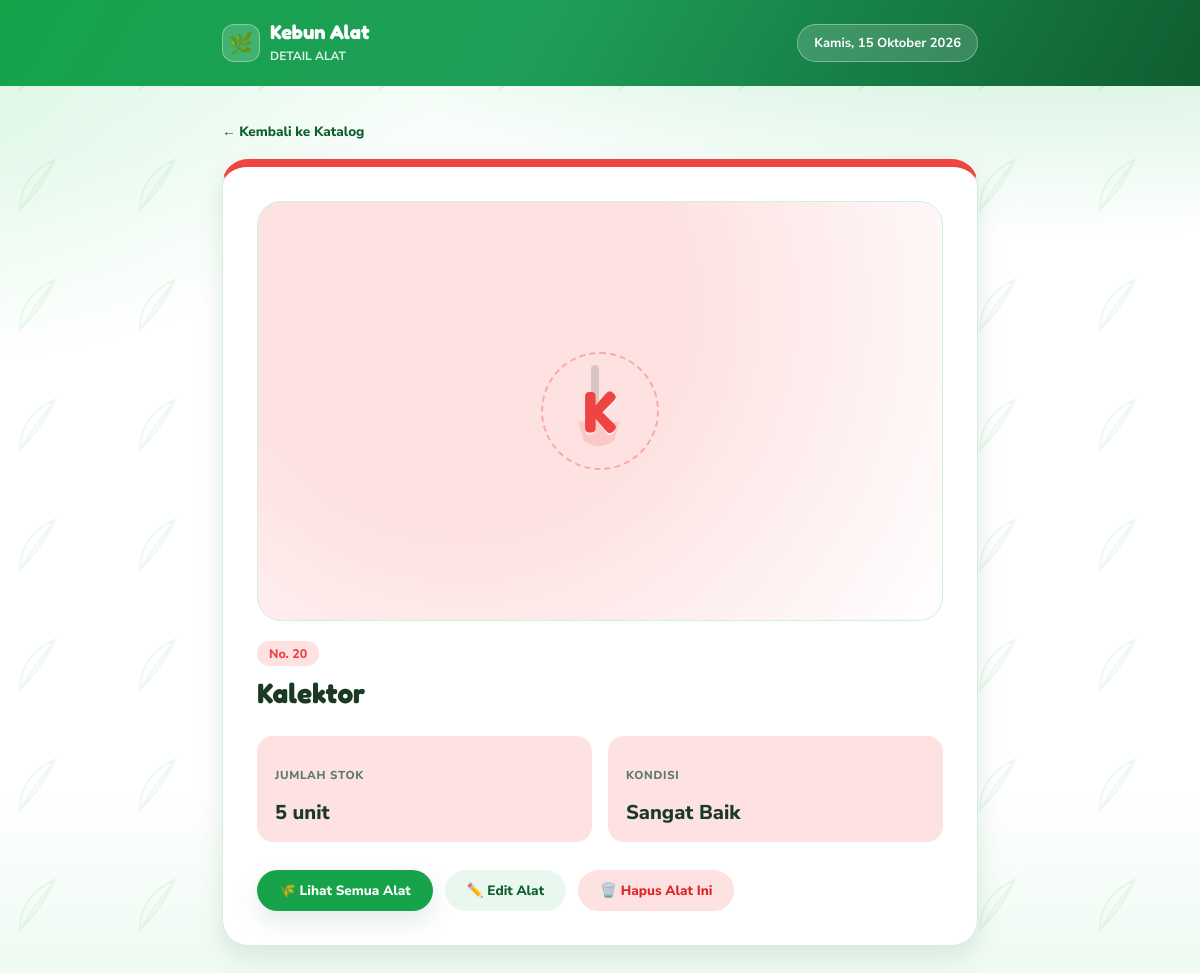
/crud-atph/alat/detail.php?id=25, run on the app's committed database.
### tables this page shows
CREATE TABLE `alat` (
  `id_alat` int NOT NULL,
  `nama_alat` varchar(100) NOT NULL,
  `jumlah_stok` int NOT NULL,
  `kondisi` varchar(50) NOT NULL,
  `foto` varchar(255) DEFAULT 'default.jpg'
);

### crud-atph/alat/detail.php (the view, shortened to what this page needs)
<?php
include "../../koneksi.php";
$id = filter_input(INPUT_GET, 'id', FILTER_VALIDATE_INT);
$stmt = mysqli_prepare($koneksi, 'SELECT * FROM alat WHERE id_alat = ?');
mysqli_stmt_bind_param($stmt, 'i', $id);
mysqli_stmt_execute($stmt);
$alat = mysqli_fetch_assoc(mysqli_stmt_get_result($stmt));
$stmtNo = mysqli_prepare($koneksi, 'SELECT COUNT(*) AS no_urut FROM alat WHERE id_alat <= ?');
mysqli_stmt_bind_param($stmtNo, 'i', $id);
mysqli_stmt_execute($stmtNo);
$rowNo = mysqli_fetch_assoc(mysqli_stmt_get_result($stmtNo));
$nomorUrut = (int) $rowNo['no_urut'];
$fotoPath = __DIR__ . 'uploads/' . ($alat['foto'] ?? '');
$adaFoto  = !empty($alat['foto']) && is_file($fotoPath);
function tanggalIndonesia(): string {
    $hari = ["Minggu","Senin","Selasa","Rabu","Kamis","Jumat","Sabtu"];
    $bulan = ["","Januari","Februari","Maret","April","Mei","Juni","Juli","Agustus","September","Oktober","November","Desember"];
    return $hari[date("w")] . ", " . date("j") . " " . $bulan[(int)date("n")] . " " . date("Y");
}
?>
<!DOCTYPE html>
<html lang="id">
<head>
</head>
<body>
<div class="topbar">
  <div class="topbar-inner">
    <div class="brand">
      <div class="leaf">🌿</div>
      <div><h1>Kebun Alat</h1><span>DETAIL ALAT</span></div>
    </div>
    <div class="date-chip"><?= tanggalIndonesia() ?></div>
  </div>
</div>
<main>
  <a class="backlink" href="index.php">← Kembali ke Katalog</a>
  <div class="detail-card">
    <div class="top-row">
      <div class="icon-big">
        <?php if ($adaFoto): ?>
          <img src="uploads/<?= htmlspecialchars($alat['foto']) ?>" alt="<?= htmlspecialchars($alat['nama_alat']) ?>">
        <?php else: ?>
          <div class="avatar-fallback">
            <div class="avatar-ring"></div>
            <svg class="avatar-icon" viewBox="0 0 100 100" xmlns="http://www.w3.org/2000/svg">
              <path d="M45 8 L45 60" stroke-width="8" stroke="currentColor" stroke-linecap="round"/>
              <path d="M28 60 Q49 64 70 60 L64 80 Q49 90 34 80 Z"/>
            </svg>
            <span class="huruf"><?= strtoupper(mb_substr($alat['nama_alat'], 0, 1)) ?></span>
          </div>
        <?php endif; ?>
      </div>
      <div class="title-block">
        <span class="idtag">No. <?= $nomorUrut ?></span>
        <h2><?= htmlspecialchars($alat['nama_alat']) ?></h2>
      </div>
    </div>
    <div class="grid-info">
      <div class="info-box">
        <h4>Jumlah Stok</h4>
        <p><?= (int) $alat['jumlah_stok'] ?> unit</p>
      </div>
      <div class="info-box">
        <h4>Kondisi</h4>
        <p><?= htmlspecialchars($alat['kondisi']) ?></p>
      </div>
    </div>
    <div class="actions">
      <a class="btn btn-primary" href="index.php">🌾 Lihat Semua Alat</a>
      <a class="btn btn-edit" href="edit.php?id=<?= $alat['id_alat'] ?>">✏️ Edit Alat</a>
      <a class="btn btn-danger" href="hapus.php?id=<?= $alat['id_alat'] ?>" onclick="return confirm('Hapus &quot;<?= htmlspecialchars(addslashes($alat['nama_alat'])) ?>&quot; dari daftar?');">🗑️ Hapus Alat Ini</a>
    </div>
  </div>
</main>
</body>
</html>

### data on the page
alat: nama_alat "K", nama_alat "Kalektor", jumlah_stok "5", kondisi "Sangat Baik"

### other printed values
tanggalIndonesia() "Kamis, 15 Oktober 2026"
$nomorUrut "20"
